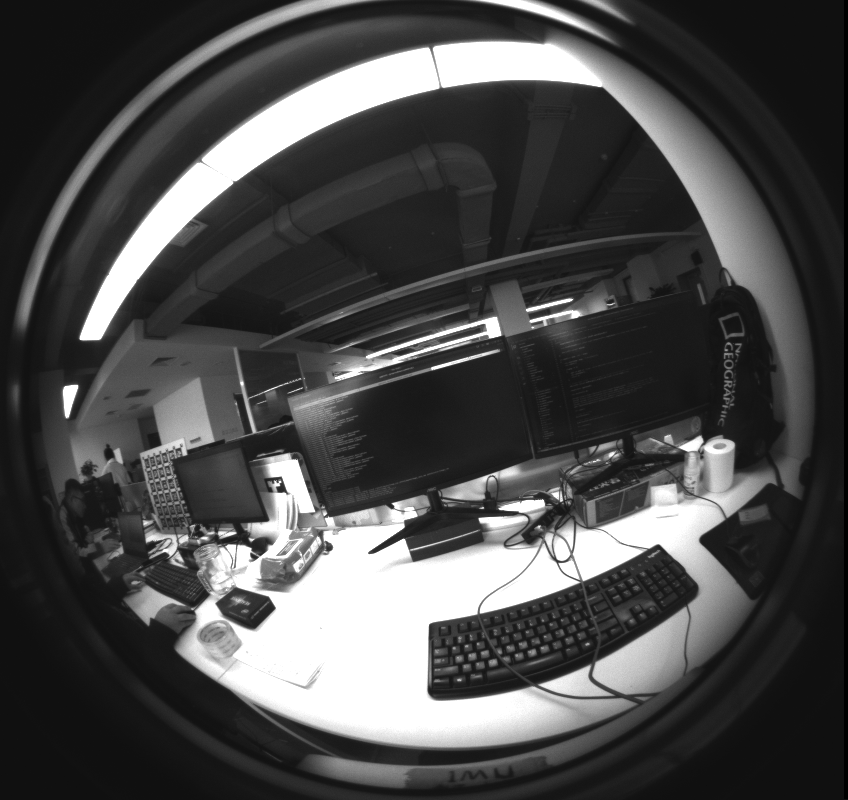
#> input picture data/fisheye.png, 848 x 800 px
$ python fisheye_mask.py
#> lines starting #> are read from the running program, lines starting #| are printed output that depends on the picture; after the words box and inside, x2 and y2 are one past the last pixel; in counts of white or black regions, pixels touching at a corner belong together
#!/usr/bin/env python
# -*- coding: UTF-8 -*-
'''
@Project ：cv_py
@File    ：fisheye_mask.py
@Author  ：Hongchen Gao
@Date    ：3/9/22 4:58 PM
'''

import cv2
import numpy as np
import matplotlib.pyplot as plt

img = cv2.imread('../../data/fisheye.png')
#> img is the input picture: shape (800, 848, 3); min 0, max 255, mean 74.8
print(img.shape)
#| (800, 848, 3)
rows, cols = img.shape[:2]
#> rows = 800; cols = 848

# rows = 800
# cols = 848

xc = cols // 2
#> xc = 424
yc = rows // 2
#> yc = 400
radius = rows // 2
#> radius = 400
radius -= 10
#> radius = 390

# draw filled circles in white on black background as masks
# mask = np.zeros_like(img)
mask = np.zeros((rows, cols), np.uint8)
cv2.circle(mask, (xc,yc), radius, 255, -1)
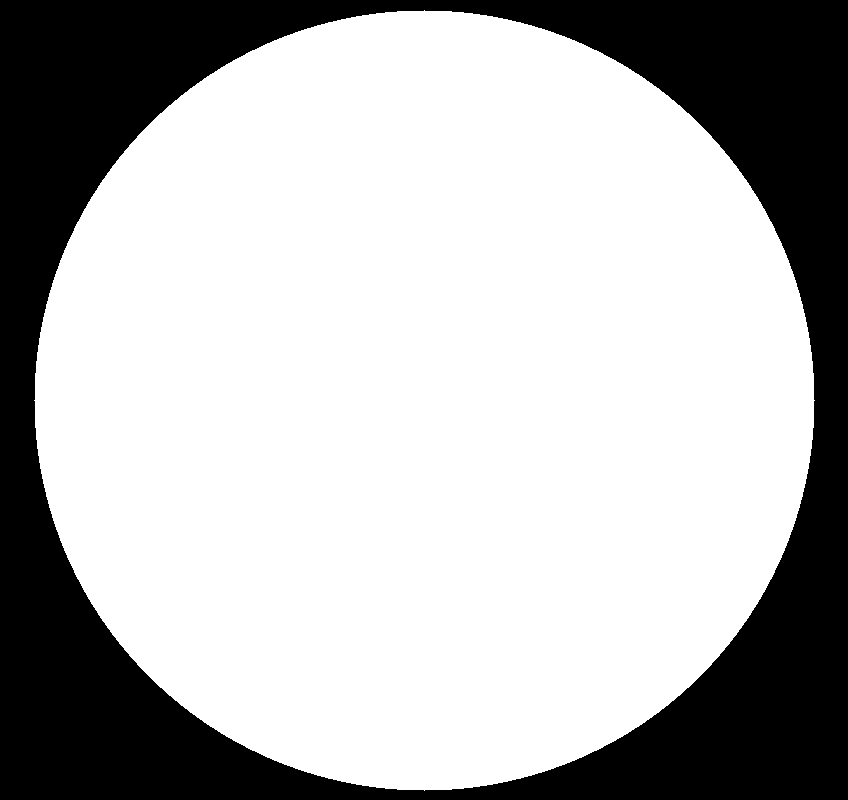
#> mask: shape (800, 848); 70.4% white; 1 black region, box (x1, y1, x2, y2) and area: (0, 0, 848, 800) 200579

# put mask into alpha channel of input
# result = cv2.cvtColor(img, cv2.COLOR_BGR2BGRA)
# result[:, :, 1] = mask[:,:,0]

# result = cv2.add(img, mask)

result = cv2.bitwise_and(img, img, mask=mask)
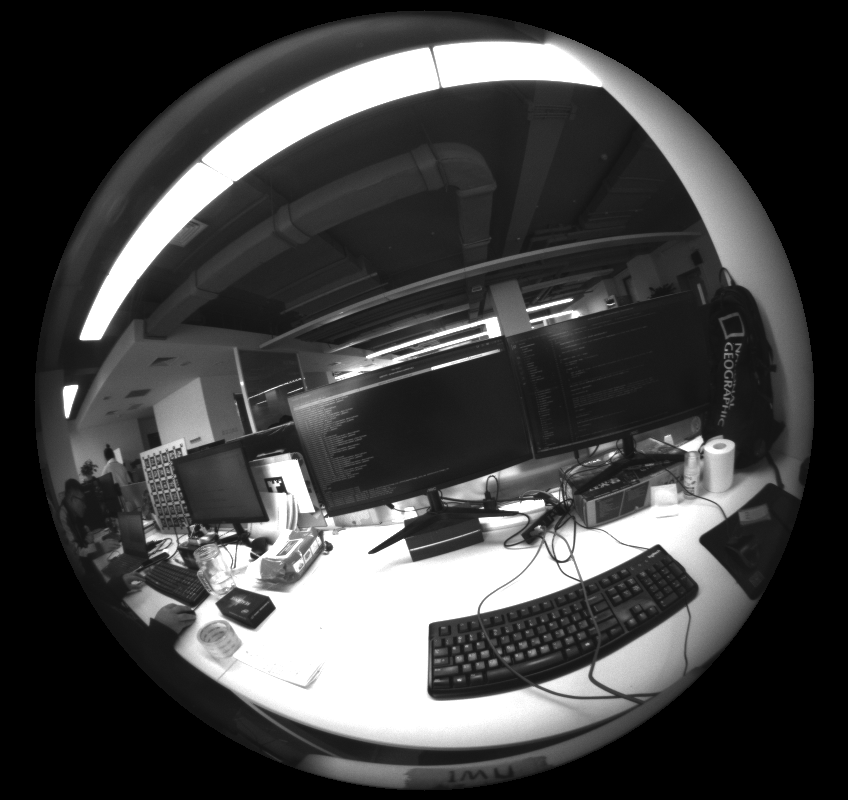
#> result: shape (800, 848, 3); min 0, max 255, mean 66.9

# [4 lines of commented-out code are left out]

cv2.imwrite("out-fisheye_mask_848_800.png", mask)

cv2.imshow('masked image', result)
cv2.waitKey(0)

$ run again, with data/euroc.png copied over data/fisheye.png
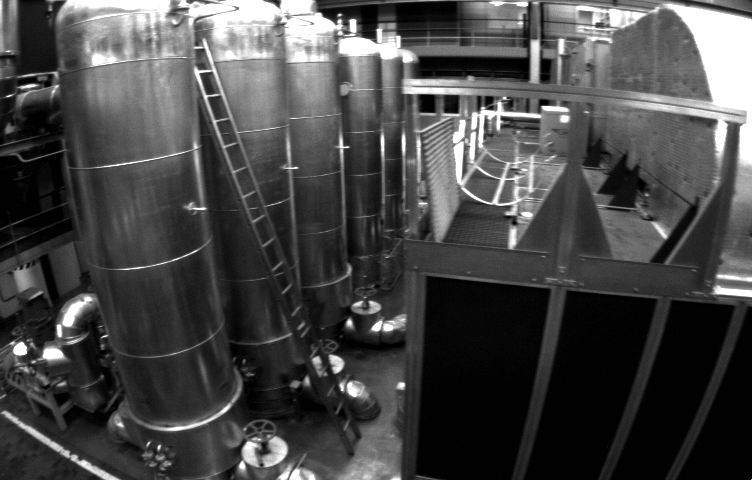
#> input picture data/euroc.png, 752 x 480 px
#> img is the input picture: shape (480, 752, 3); min 1, max 255, mean 71.1
#| (480, 752, 3)
#> `cv2.circle(mask, (xc,yc), radius, 255, -1)`:
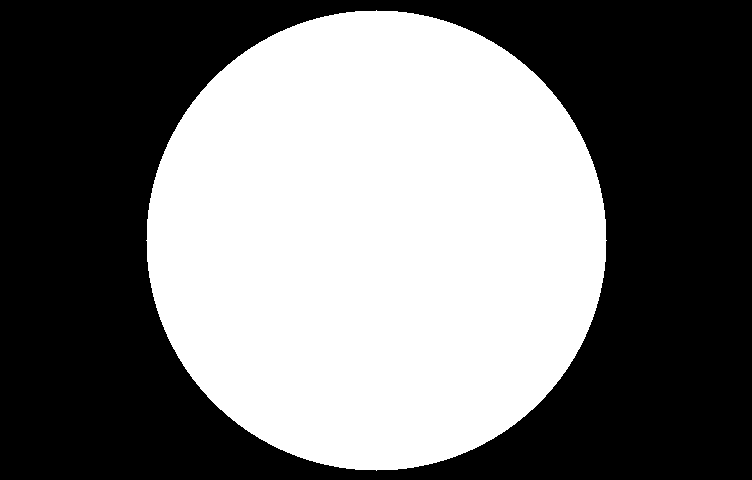
#> mask: shape (480, 752); 46% white; 1 white region, box (x1, y1, x2, y2) and area: (146, 10, 607, 471) 166209
#> `result = cv2.bitwise_and(img, img, mask=mask)`:
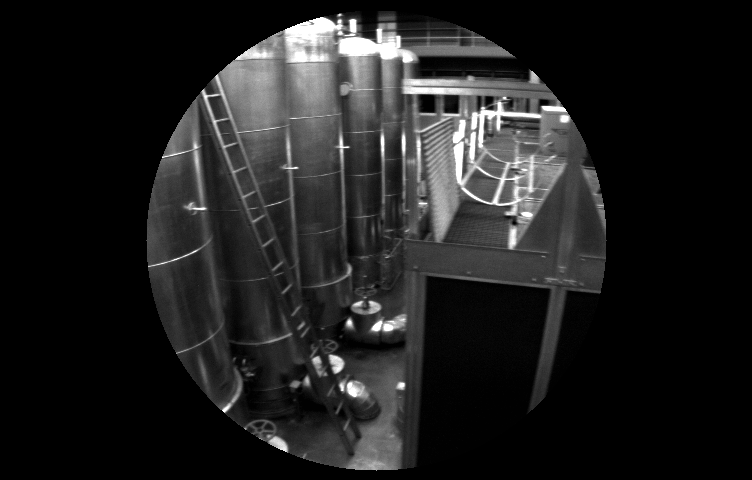
#> result: shape (480, 752, 3); min 0, max 255, mean 31.1

$ run again, with data/optical_flow_01.png copied over data/fisheye.png
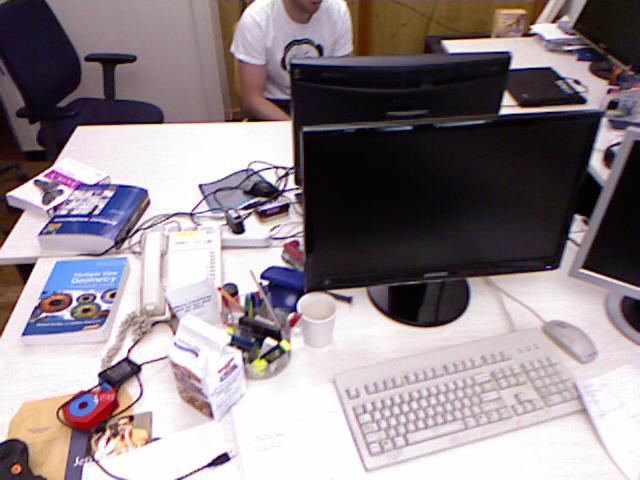
#> input picture data/optical_flow_01.png, 640 x 480 px
#> img is the input picture: shape (480, 640, 3); mean B, G, R 139, 134.5, 144.6
#| (480, 640, 3)
#> `cv2.circle(mask, (xc,yc), radius, 255, -1)`:
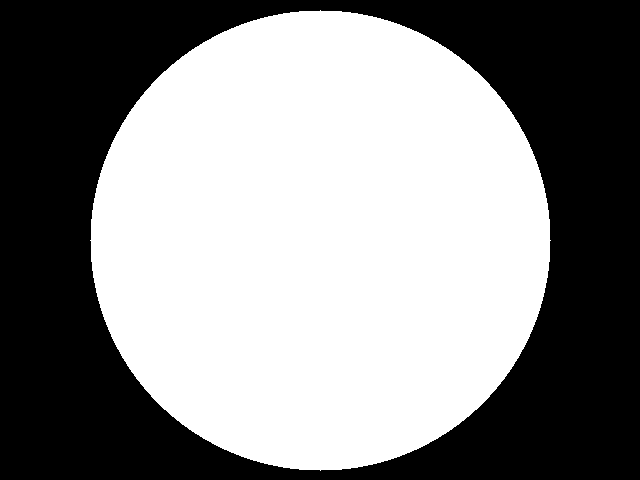
#> mask: shape (480, 640); 54.1% white; 1 black region, box (x1, y1, x2, y2) and area: (0, 0, 640, 480) 140991
#> `result = cv2.bitwise_and(img, img, mask=mask)`:
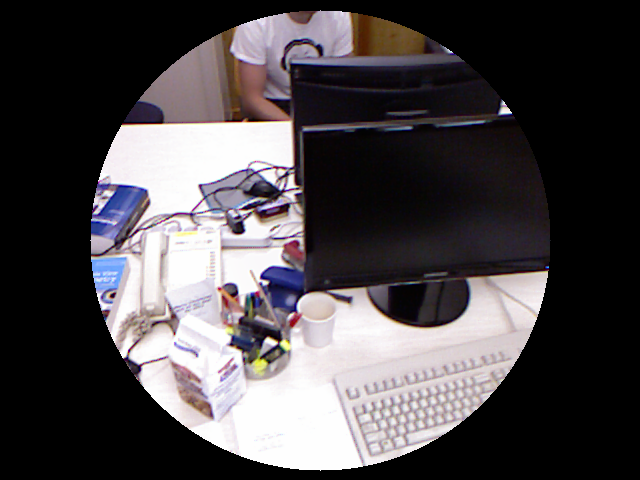
#> result: shape (480, 640, 3); mean B, G, R 74, 71.2, 75.5

$ run again, with data/optical_flow_02.png copied over data/fisheye.png
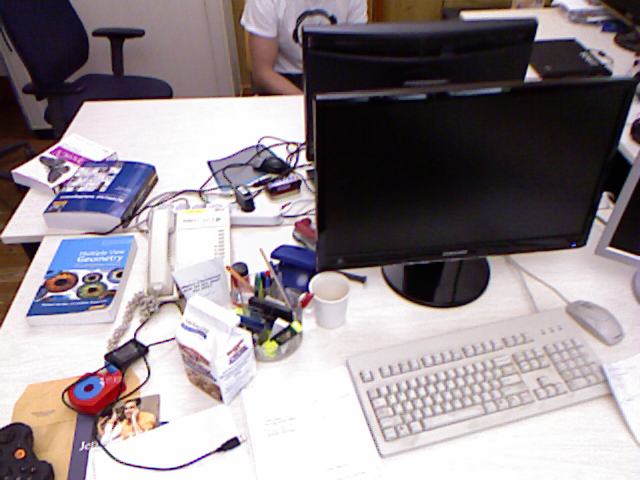
#> input picture data/optical_flow_02.png, 640 x 480 px
#> img is the input picture: shape (480, 640, 3); mean B, G, R 142.4, 137.7, 146.8
#| (480, 640, 3)
#> `cv2.circle(mask, (xc,yc), radius, 255, -1)`:
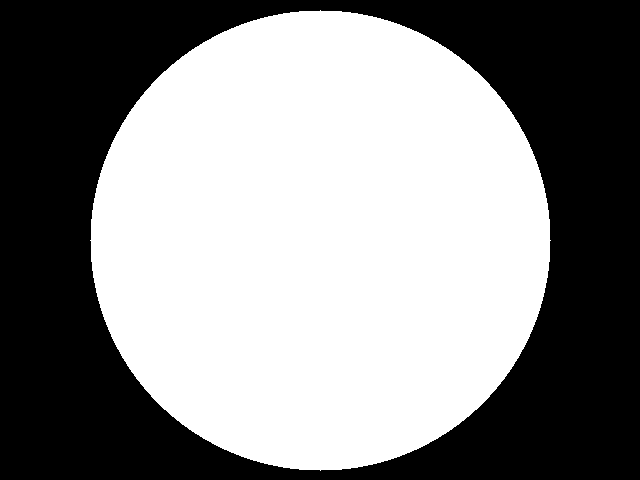
#> mask: shape (480, 640); 54.1% white; 1 black region, box (x1, y1, x2, y2) and area: (0, 0, 640, 480) 140991
#> `result = cv2.bitwise_and(img, img, mask=mask)`:
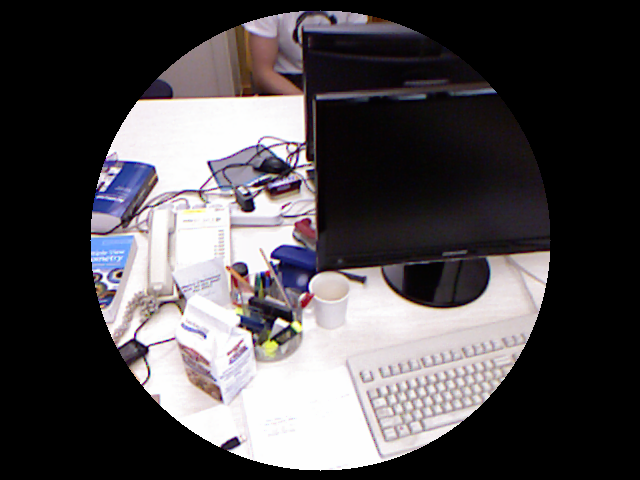
#> result: shape (480, 640, 3); mean B, G, R 77.8, 75, 78.8
